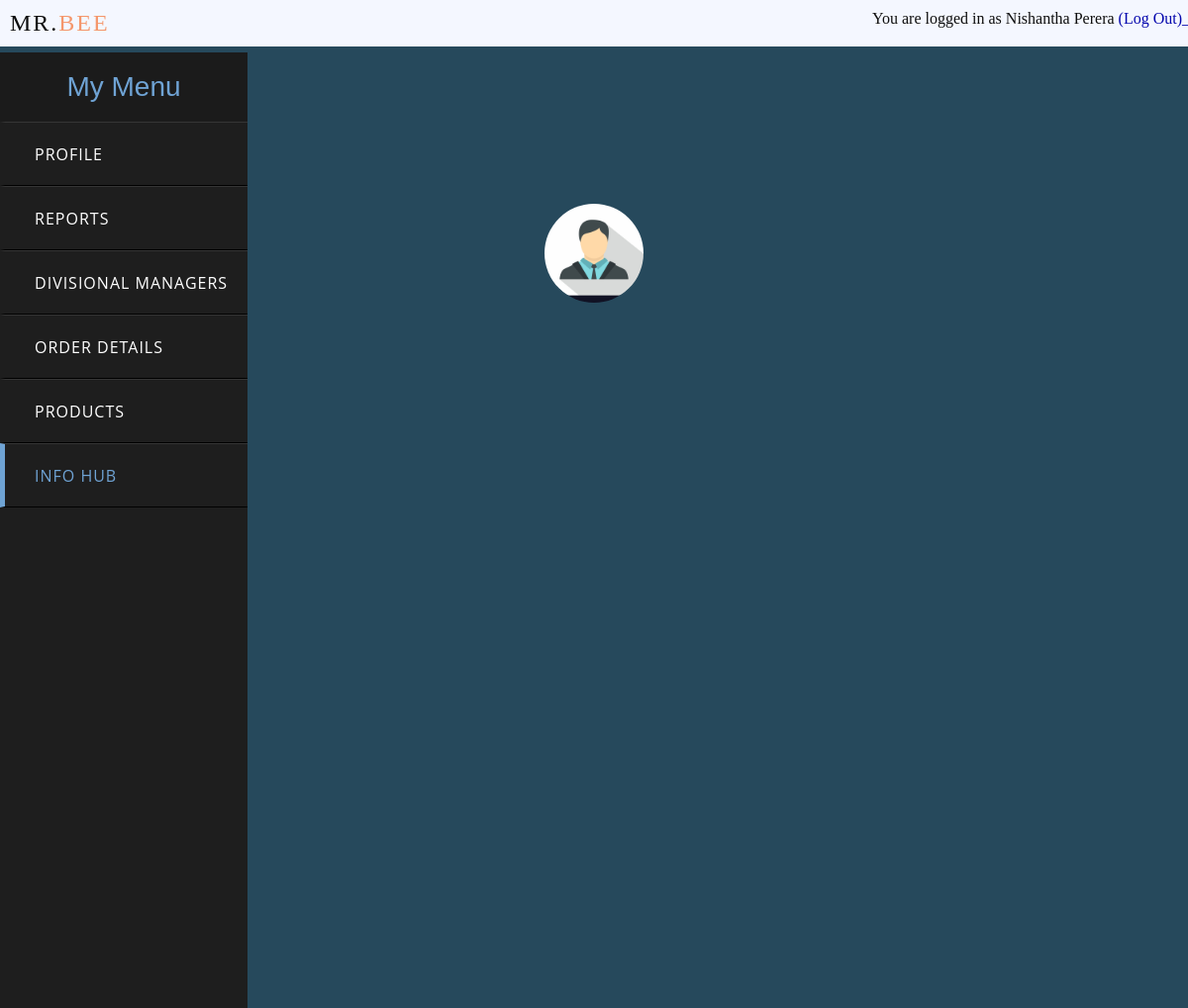
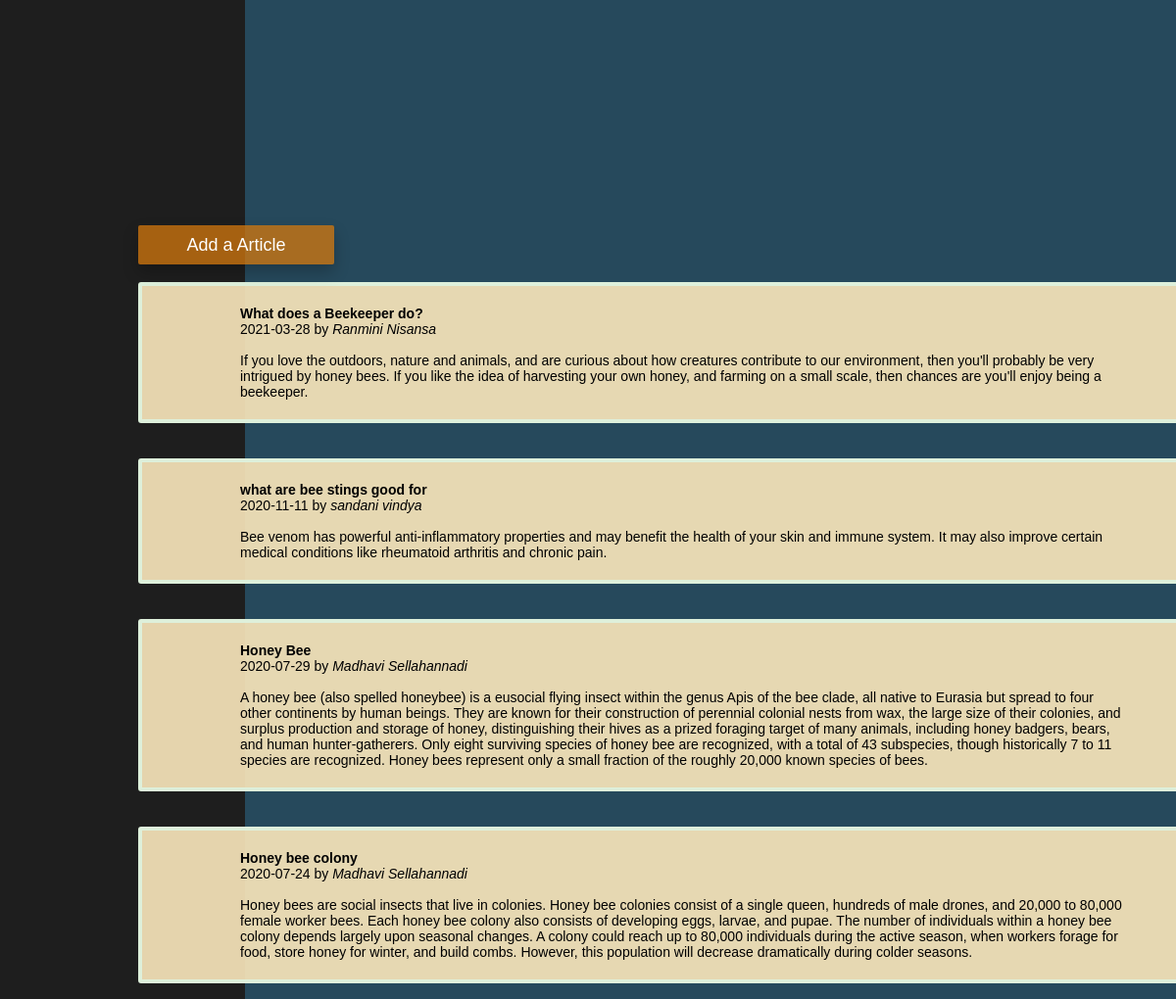
The app's page /src/php/manager_viewarticle.php (signed in) with its own data (2 pictures, top to bottom).
### tables this page shows
CREATE TABLE `infohub` (
  `articleNo` int(10) NOT NULL,
  `userID` int(10) NOT NULL,
  `date` date NOT NULL,
  `authorname` varchar(50) NOT NULL,
  `articlename` varchar(100) NOT NULL,
  `content` varchar(1000) NOT NULL
);

### src/php/manager_viewarticle.php (the view, shortened to what this page needs)
<?php include('manager_alignments.php')?>
<?php include('manager_navbar.php')?>
    <head>
        <link rel="stylesheet" type="text/css" href="../../public/css/style_manager_homepage.css">
        <link rel="stylesheet" type="text/css" href="../../public/css/style_buttons.css">
        <link rel="stylesheet" type="text/css" href="../../public/css/style_manager_remove_dm.css">
        <link rel="stylesheet" type="text/CSS" href="../../public/css/style_infohub.css">
    </head>
    <body>
         <div class="content3" id="top">
            </br></br><br><br>
                    <form  action="manager_infohub.php" method="post" >
                        <div class="row">
                            <input type="submit" value="Add a Article" name="back">
                        </div>
                    </form>
                    <br>
         <?php
                $sql = "SELECT * FROM infohub ORDER BY date DESC";
                mysqli_query($connection, $sql);
                $result = mysqli_query($connection,$sql);
                        while($row=mysqli_fetch_assoc($result)){
                            echo '<div class="bhivecontainer">';
                            echo "<B>".$row['articlename']."</B>";
                            echo "<br>";
                            echo $row['date']." by <I>" .$row['authorname']."</I>";
                            echo "<br>";
                            echo "<br>";
                            echo $row['content'];
                            echo "</div>";
                            echo "<br>";
                            echo "<br>";
                        }?>
        </div>
	</body>
</html>

### public/css/style_manager_homepage.css (style rules this page uses)
body { margin: 0; padding: 0; background-color:#26495c; background-size: cover; background-position: center; font-family: arial; }
.content3 { width: 1200px; height: 1000px; position: absolute; background: #fdc56400; top:82%; left:58%; display:block; transform: translate(-50%,-50%); box-sizing: border-box; padding: 5px 45px ; color: #000000; border-radius: 2%; }

### public/css/style_manager_remove_dm.css (style rules this page uses)
.content3 input[type=submit] { font-size: 18px; border: none; color: #ffffff; padding: 10px 20px 10px 20px; background-color: #d4780ec0; height: 40px; border-radius: 2px; box-shadow: 0px 8px 16px 0px rgb(0, 0, 0,0.226); width: 200px; }

### public/css/style_manager_sidenav.css (style rules this page uses)
* { margin: 0; padding: 0; text-decoration: none; }

### public/css/style_infohub.css (style rules this page uses)
.bhivecontainer { background-color: rgba(248, 229, 187, 0.918); padding: 20px 100px 20px 100px; border: 4px solid rgb(222, 240, 219); border-radius: 3px; font-size: 14px; left:50%; }
.row:after { content: ""; display: table; clear: both; }
input[type=submit] { background-color: #2b3528; color: white; padding: 10px 18px; border: none; border-radius: 4px; cursor: pointer; float: left; }

### records on screen
infohub: articlename "What does a Beekeeper do?", date "2021-03-28", authorname "Ranmini Nisansa", content "If you love the outdoors, nature and animals, and are curious about how creatures contribute to our environment, then you'll probably be very intrigued by honey bees. If you like the idea of harvesting your own honey, and farming on a small scale, then chances are you'll enjoy being a beekeeper."
infohub: articlename "what are bee stings good for", date "2020-11-11", authorname "sandani vindya", content "Bee venom has powerful anti-inflammatory properties and may benefit the health of your skin and immune system. It may also improve certain medical conditions like rheumatoid arthritis and chronic pain."
infohub: articlename "Honey Bee", date "2020-07-29", authorname "Madhavi Sellahannadi", content "A honey bee (also spelled honeybee) is a eusocial flying insect within the genus Apis of the bee clade, all native to Eurasia but spread to four other continents by human beings. They are known for their construction of perennial colonial nests from wax, the large size of their colonies, and surplus production and storage of honey, distinguishing their hives as a prized foraging target of many animals, including honey badgers, bears, and human hunter-gatherers. Only eight surviving species of honey bee are recognized, with a total of 43 subspecies, though historically 7 to 11 species are recognized. Honey bees represent only a small fraction of the roughly 20,000 known species of bees."
infohub: articlename "Honey bee colony", date "2020-07-24", authorname "Madhavi Sellahannadi", content "Honey bees are social insects that live in colonies. Honey bee colonies consist of a single queen, hundreds of male drones, and 20,000 to 80,000 female worker bees. Each honey bee colony also consists of developing eggs, larvae, and pupae. The number of individuals within a honey bee colony depends largely upon seasonal changes. A colony could reach up to 80,000 individuals during the active season, when workers forage for food, store honey for winter, and build combs. However, this population will decrease dramatically during colder seasons."

### other values on screen
$_SESSION['first_name'] "Nishantha"
$_SESSION['last_name'] "Perera"
